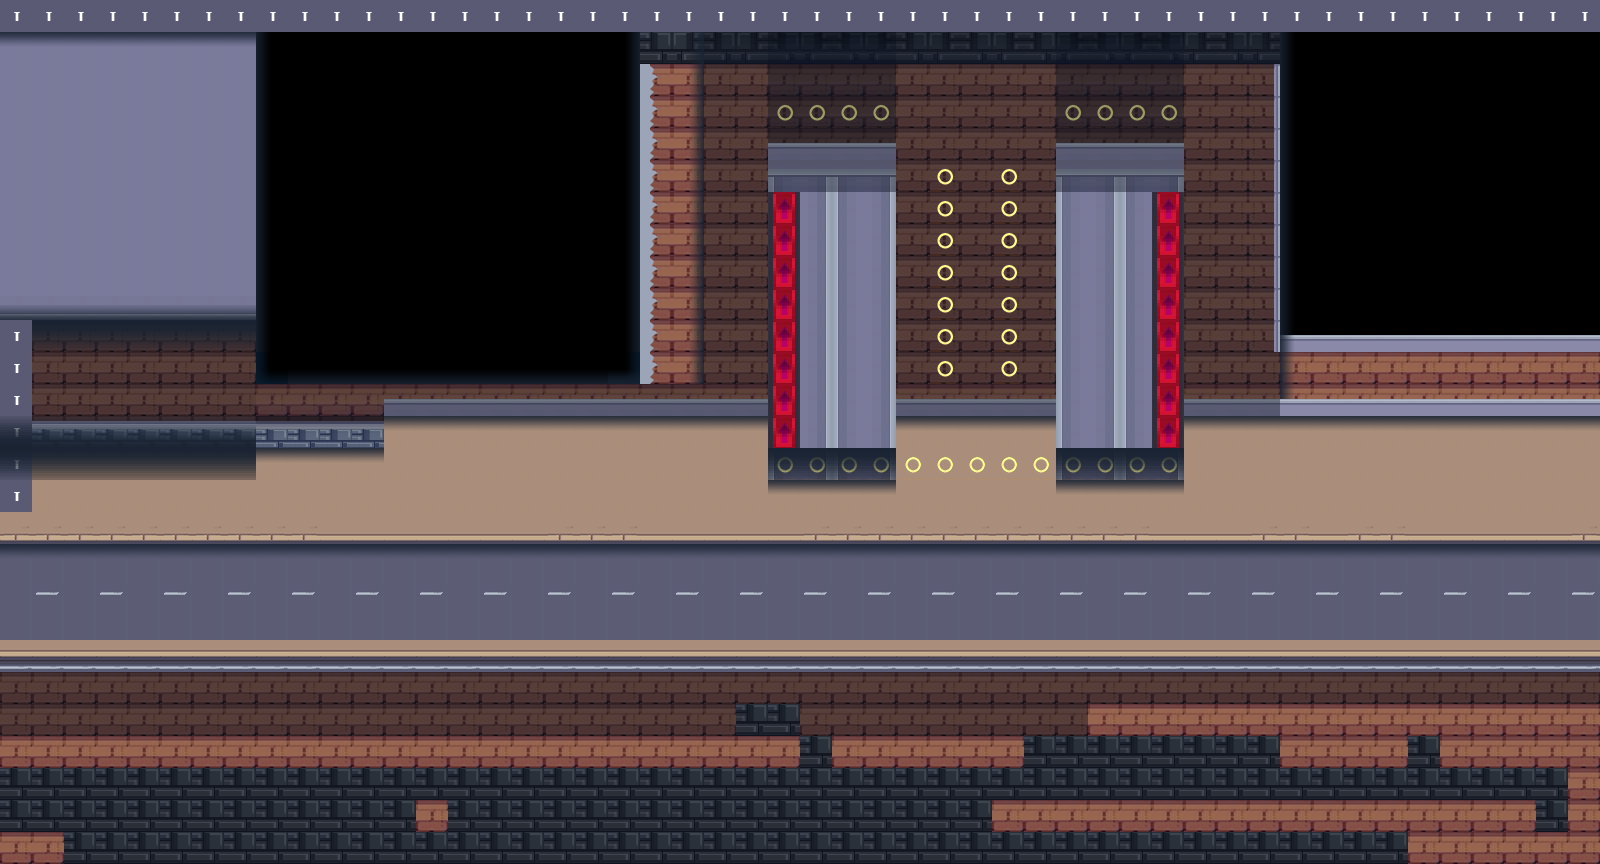

Tiled map render using the project's own tile images. Description and the map definition, with tile-layer contents summarised, below:
An orthogonal 50x27 tile map with 32x32 px tiles, 4 tile layers (nocollide2, nocollide, collide, nocollide3).

<map version="1.5" tiledversion="1.7.2" orientation="orthogonal" renderorder="right-down" width="50" height="27" tilewidth="32" tileheight="32" infinite="0" nextlayerid="5" nextobjectid="1">
 <editorsettings>
  <export target="../new_level0C.json" format="json" />
 </editorsettings>
 <tileset firstgid="1" name="new_ciudad_tiles" tilewidth="32" tileheight="32" tilecount="435" columns="29">
  <image source="../../environment/new_ciudad_tiles.png" width="941" height="480" />
  <tile id="88">
   <properties>
    <property name="name" value="invisible" />
   </properties>
  </tile>
  <tile id="90">
   <properties>
    <property name="name" value="speed" />
   </properties>
  </tile>
  <tile id="92">
   <properties>
    <property name="name" value="coin" />
   </properties>
  </tile>
 </tileset>
 <layer id="3" name="nocollide2" width="50" height="27">
  <data>[1350 cells, 631 non-empty, 7 distinct tile ids]</data>
 </layer>
 <layer id="2" name="nocollide" width="50" height="27">
  <data>[1350 cells, 300 non-empty, 11 distinct tile ids]</data>
 </layer>
 <layer id="1" name="collide" width="50" height="27">
  <data>[1350 cells, 484 non-empty, 12 distinct tile ids]</data>
 </layer>
 <layer id="4" name="nocollide3" width="50" height="27">
  <data>[1350 cells, 230 non-empty, 5 distinct tile ids]</data>
 </layer>
</map>
